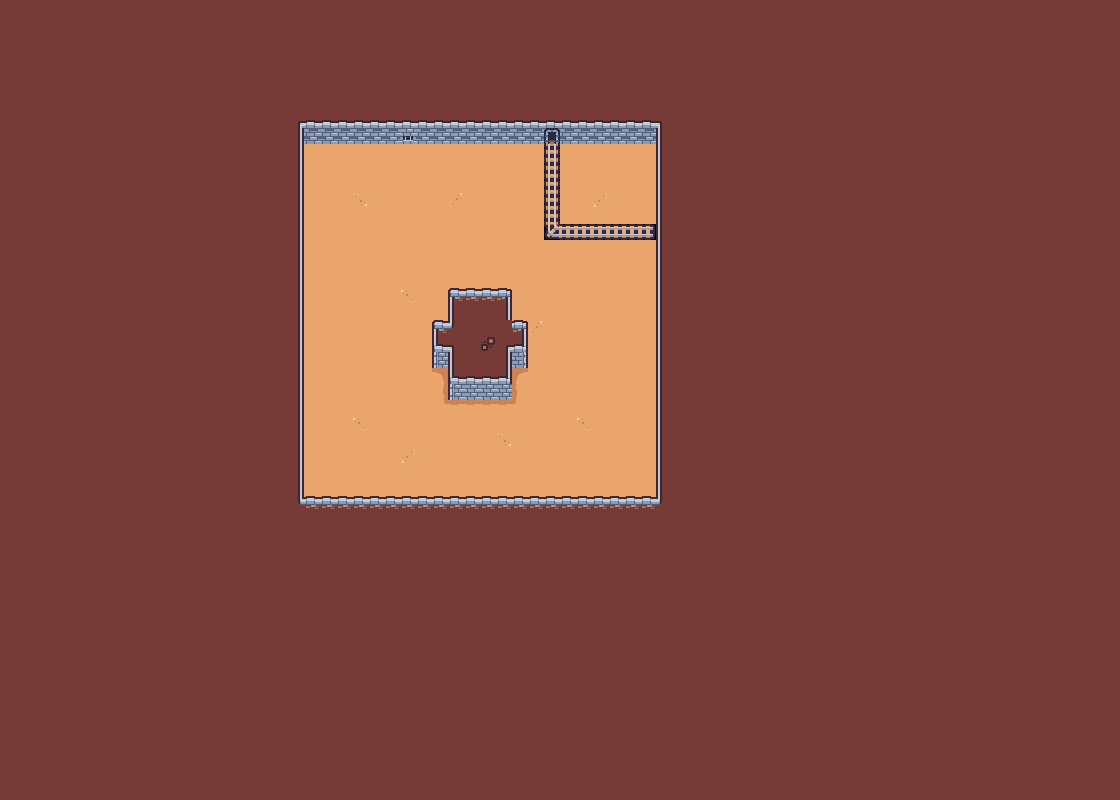

Below is a game level as drawn by its tile map, then a one-line description and the .tmx that defines it (tile-layer data replaced by summaries):
An orthogonal 70x50 tile map with 16x16 px tiles, 1 tile layer (layer0).

<map version="1.9" tiledversion="1.9.1" orientation="orthogonal" renderorder="right-down" width="70" height="50" tilewidth="16" tileheight="16" infinite="0" nextlayerid="2" nextobjectid="1">
 <editorsettings>
  <export target="lobby-tilemap.tmj" format="json" />
 </editorsettings>
 <tileset firstgid="1" name="lobby-tileset" tilewidth="16" tileheight="16" tilecount="132" columns="12">
  <image source="../client/public/assets/tilemaps/tinydungeon_packed.png" width="192" height="176" />
  <tile id="0">
   <properties>
    <property name="collide" type="bool" value="false" />
   </properties>
  </tile>
  <tile id="1">
   <properties>
    <property name="collide" type="bool" value="true" />
   </properties>
  </tile>
  <tile id="2">
   <properties>
    <property name="collide" type="bool" value="true" />
   </properties>
  </tile>
  <tile id="3">
   <properties>
    <property name="collide" type="bool" value="true" />
   </properties>
  </tile>
  <tile id="4">
   <properties>
    <property name="collide" type="bool" value="true" />
   </properties>
  </tile>
  <tile id="5">
   <properties>
    <property name="collide" type="bool" value="true" />
   </properties>
  </tile>
  <tile id="6">
   <properties>
    <property name="collide" type="bool" value="true" />
   </properties>
  </tile>
  <tile id="7">
   <properties>
    <property name="collide" type="bool" value="true" />
   </properties>
  </tile>
  <tile id="8">
   <properties>
    <property name="collide" type="bool" value="true" />
   </properties>
  </tile>
  <tile id="9">
   <properties>
    <property name="collide" type="bool" value="true" />
   </properties>
  </tile>
  <tile id="10">
   <properties>
    <property name="collide" type="bool" value="true" />
   </properties>
  </tile>
  <tile id="11">
   <properties>
    <property name="collide" type="bool" value="true" />
   </properties>
  </tile>
  <tile id="12">
   <properties>
    <property name="collide" type="bool" value="false" />
   </properties>
  </tile>
  <tile id="13">
   <properties>
    <property name="collide" type="bool" value="true" />
   </properties>
  </tile>
  <tile id="14">
   <properties>
    <property name="collide" type="bool" value="true" />
   </properties>
  </tile>
  <tile id="15">
   <properties>
    <property name="collide" type="bool" value="true" />
   </properties>
  </tile>
  <tile id="16">
   <properties>
    <property name="collide" type="bool" value="true" />
   </properties>
  </tile>
  <tile id="17">
   <properties>
    <property name="collide" type="bool" value="true" />
   </properties>
  </tile>
  <tile id="18">
   <properties>
    <property name="collide" type="bool" value="true" />
   </properties>
  </tile>
  <tile id="19">
   <properties>
    <property name="collide" type="bool" value="true" />
   </properties>
  </tile>
  <tile id="20">
   <properties>
    <property name="collide" type="bool" value="true" />
   </properties>
  </tile>
  <tile id="21">
   <properties>
    <property name="collide" type="bool" value="true" />
   </properties>
  </tile>
  <tile id="22">
   <properties>
    <property name="collide" type="bool" value="true" />
   </properties>
  </tile>
  <tile id="23">
   <properties>
    <property name="collide" type="bool" value="true" />
   </properties>
  </tile>
  <tile id="24">
   <properties>
    <property name="collide" type="bool" value="false" />
   </properties>
  </tile>
  <tile id="25">
   <properties>
    <property name="collide" type="bool" value="true" />
   </properties>
  </tile>
  <tile id="26">
   <properties>
    <property name="collide" type="bool" value="true" />
   </properties>
  </tile>
  <tile id="27">
   <properties>
    <property name="collide" type="bool" value="true" />
   </properties>
  </tile>
  <tile id="28">
   <properties>
    <property name="collide" type="bool" value="true" />
   </properties>
  </tile>
  <tile id="29">
   <properties>
    <property name="collide" type="bool" value="true" />
   </properties>
  </tile>
  <tile id="30">
   <properties>
    <property name="collide" type="bool" value="false" />
   </properties>
  </tile>
  <tile id="31">
   <properties>
    <property name="collide" type="bool" value="true" />
   </properties>
  </tile>
  <tile id="32">
   <properties>
    <property name="collide" type="bool" value="true" />
   </properties>
  </tile>
  <tile id="33">
   <properties>
    <property name="collide" type="bool" value="true" />
   </properties>
  </tile>
  <tile id="34">
   <properties>
    <property name="collide" type="bool" value="true" />
   </properties>
  </tile>
  <tile id="35">
   <properties>
    <property name="collide" type="bool" value="true" />
   </properties>
  </tile>
  <tile id="36">
   <properties>
    <property name="collide" type="bool" value="true" />
   </properties>
  </tile>
  <tile id="37">
   <properties>
    <property name="collide" type="bool" value="true" />
   </properties>
  </tile>
  <tile id="38">
   <properties>
    <property name="collide" type="bool" value="true" />
   </properties>
  </tile>
  <tile id="39">
   <properties>
    <property name="collide" type="bool" value="true" />
   </properties>
  </tile>
  <tile id="40">
   <properties>
    <property name="collide" type="bool" value="true" />
   </properties>
  </tile>
  <tile id="41">
   <properties>
    <property name="collide" type="bool" value="true" />
   </properties>
  </tile>
  <tile id="42">
   <properties>
    <property name="collide" type="bool" value="false" />
   </properties>
  </tile>
  <tile id="43">
   <properties>
    <property name="collide" type="bool" value="true" />
   </properties>
  </tile>
  <tile id="44">
   <properties>
    <property name="collide" type="bool" value="true" />
   </properties>
  </tile>
  <tile id="45">
   <properties>
    <property name="collide" type="bool" value="true" />
   </properties>
  </tile>
  <tile id="46">
   <properties>
    <property name="collide" type="bool" value="true" />
   </properties>
  </tile>
  <tile id="47">
   <properties>
    <property name="collide" type="bool" value="true" />
   </properties>
  </tile>
  <tile id="48">
   <properties>
    <property name="collide" type="bool" value="false" />
   </properties>
  </tile>
  <tile id="49">
   <properties>
    <property name="collide" type="bool" value="false" />
   </properties>
  </tile>
  <tile id="50">
   <properties>
    <property name="collide" type="bool" value="false" />
   </properties>
  </tile>
  <tile id="51">
   <properties>
    <property name="collide" type="bool" value="false" />
   </properties>
  </tile>
  <tile id="52">
   <properties>
    <property name="collide" type="bool" value="false" />
   </properties>
  </tile>
  <tile id="53">
   <properties>
    <property name="collide" type="bool" value="false" />
   </properties>
  </tile>
  <tile id="54">
   <properties>
    <property name="collide" type="bool" value="true" />
   </properties>
  </tile>
  <tile id="55">
   <properties>
    <property name="collide" type="bool" value="true" />
   </properties>
  </tile>
  <tile id="56">
   <properties>
    <property name="collide" type="bool" value="true" />
   </properties>
  </tile>
  <tile id="57">
   <properties>
    <property name="collide" type="bool" value="true" />
   </properties>
  </tile>
  <tile id="58">
   <properties>
    <property name="collide" type="bool" value="true" />
   </properties>
  </tile>
  <tile id="59">
   <properties>
    <property name="collide" type="bool" value="true" />
   </properties>
  </tile>
  <tile id="60">
   <properties>
    <property name="collide" type="bool" value="false" />
   </properties>
  </tile>
  <tile id="61">
   <properties>
    <property name="collide" type="bool" value="false" />
   </properties>
  </tile>
  <tile id="62">
   <properties>
    <property name="collide" type="bool" value="false" />
   </properties>
  </tile>
  <tile id="63">
   <properties>
    <property name="collide" type="bool" value="true" />
   </properties>
  </tile>
  <tile id="64">
   <properties>
    <property name="collide" type="bool" value="true" />
   </properties>
  </tile>
  <tile id="65">
   <properties>
    <property name="collide" type="bool" value="true" />
   </properties>
  </tile>
  <tile id="66">
   <properties>
    <property name="collide" type="bool" value="false" />
   </properties>
  </tile>
  <tile id="67">
   <properties>
    <property name="collide" type="bool" value="true" />
   </properties>
  </tile>
  <tile id="68">
   <properties>
    <property name="collide" type="bool" value="true" />
   </properties>
  </tile>
  <tile id="69">
   <properties>
    <property name="collide" type="bool" value="true" />
   </properties>
  </tile>
  <tile id="70">
   <properties>
    <property name="collide" type="bool" value="true" />
   </properties>
  </tile>
  <tile id="71">
   <properties>
    <property name="collide" type="bool" value="true" />
   </properties>
  </tile>
  <tile id="72">
   <properties>
    <property name="collide" type="bool" value="true" />
   </properties>
  </tile>
  <tile id="73">
   <properties>
    <property name="collide" type="bool" value="true" />
   </properties>
  </tile>
  <tile id="74">
   <properties>
    <property name="collide" type="bool" value="true" />
   </properties>
  </tile>
  <tile id="75">
   <properties>
    <property name="collide" type="bool" value="true" />
   </properties>
  </tile>
  <tile id="76">
   <properties>
    <property name="collide" type="bool" value="true" />
   </properties>
  </tile>
  <tile id="77">
   <properties>
    <property name="collide" type="bool" value="true" />
   </properties>
  </tile>
  <tile id="78">
   <properties>
    <property name="collide" type="bool" value="true" />
   </properties>
  </tile>
  <tile id="79">
   <properties>
    <property name="collide" type="bool" value="true" />
   </properties>
  </tile>
  <tile id="80">
   <properties>
    <property name="collide" type="bool" value="true" />
   </properties>
  </tile>
  <tile id="81">
   <properties>
    <property name="collide" type="bool" value="true" />
   </properties>
  </tile>
  <tile id="82">
   <properties>
    <property name="collide" type="bool" value="true" />
   </properties>
  </tile>
  <tile id="83">
   <properties>
    <property name="collide" type="bool" value="true" />
   </properties>
  </tile>
  <tile id="84">
   <properties>
    <property name="collide" type="bool" value="false" />
   </properties>
  </tile>
  <tile id="85">
   <properties>
    <property name="collide" type="bool" value="false" />
   </properties>
  </tile>
  <tile id="86">
   <properties>
    <property name="collide" type="bool" value="false" />
   </properties>
  </tile>
  <tile id="87">
   <properties>
    <property name="collide" type="bool" value="false" />
   </properties>
  </tile>
  <tile id="88">
   <properties>
    <property name="collide" type="bool" value="false" />
   </properties>
  </tile>
  <tile id="89">
   <properties>
    <property name="collide" type="bool" value="true" />
   </properties>
  </tile>
  <tile id="90">
   <properties>
    <property name="collide" type="bool" value="true" />
   </properties>
  </tile>
  <tile id="91">
   <properties>
    <property name="collide" type="bool" value="true" />
   </properties>
  </tile>
  <tile id="92">
   <properties>
    <property name="collide" type="bool" value="true" />
   </properties>
  </tile>
  <tile id="93">
   <properties>
    <property name="collide" type="bool" value="true" />
   </properties>
  </tile>
  <tile id="94">
   <properties>
    <property name="collide" type="bool" value="true" />
   </properties>
  </tile>
  <tile id="95">
   <properties>
    <property name="collide" type="bool" value="true" />
   </properties>
  </tile>
  <tile id="96">
   <properties>
    <property name="collide" type="bool" value="false" />
   </properties>
  </tile>
  <tile id="97">
   <properties>
    <property name="collide" type="bool" value="false" />
   </properties>
  </tile>
  <tile id="98">
   <properties>
    <property name="collide" type="bool" value="false" />
   </properties>
  </tile>
  <tile id="99">
   <properties>
    <property name="collide" type="bool" value="false" />
   </properties>
  </tile>
  <tile id="100">
   <properties>
    <property name="collide" type="bool" value="false" />
   </properties>
  </tile>
  <tile id="101">
   <properties>
    <property name="collide" type="bool" value="false" />
   </properties>
  </tile>
  <tile id="102">
   <properties>
    <property name="collide" type="bool" value="false" />
   </properties>
  </tile>
  <tile id="103">
   <properties>
    <property name="collide" type="bool" value="false" />
   </properties>
  </tile>
  <tile id="104">
   <properties>
    <property name="collide" type="bool" value="false" />
   </properties>
  </tile>
  <tile id="105">
   <properties>
    <property name="collide" type="bool" value="false" />
   </properties>
  </tile>
  <tile id="106">
   <properties>
    <property name="collide" type="bool" value="false" />
   </properties>
  </tile>
  <tile id="107">
   <properties>
    <property name="collide" type="bool" value="false" />
   </properties>
  </tile>
  <tile id="108">
   <properties>
    <property name="collide" type="bool" value="false" />
   </properties>
  </tile>
  <tile id="109">
   <properties>
    <property name="collide" type="bool" value="false" />
   </properties>
  </tile>
  <tile id="110">
   <properties>
    <property name="collide" type="bool" value="false" />
   </properties>
  </tile>
  <tile id="111">
   <properties>
    <property name="collide" type="bool" value="false" />
   </properties>
  </tile>
  <tile id="112">
   <properties>
    <property name="collide" type="bool" value="false" />
   </properties>
  </tile>
  <tile id="113">
   <properties>
    <property name="collide" type="bool" value="false" />
   </properties>
  </tile>
  <tile id="114">
   <properties>
    <property name="collide" type="bool" value="false" />
   </properties>
  </tile>
  <tile id="115">
   <properties>
    <property name="collide" type="bool" value="false" />
   </properties>
  </tile>
  <tile id="116">
   <properties>
    <property name="collide" type="bool" value="false" />
   </properties>
  </tile>
  <tile id="117">
   <properties>
    <property name="collide" type="bool" value="false" />
   </properties>
  </tile>
  <tile id="118">
   <properties>
    <property name="collide" type="bool" value="false" />
   </properties>
  </tile>
  <tile id="119">
   <properties>
    <property name="collide" type="bool" value="false" />
   </properties>
  </tile>
  <tile id="120">
   <properties>
    <property name="collide" type="bool" value="false" />
   </properties>
  </tile>
  <tile id="121">
   <properties>
    <property name="collide" type="bool" value="false" />
   </properties>
  </tile>
  <tile id="122">
   <properties>
    <property name="collide" type="bool" value="false" />
   </properties>
  </tile>
  <tile id="123">
   <properties>
    <property name="collide" type="bool" value="false" />
   </properties>
  </tile>
  <tile id="124">
   <properties>
    <property name="collide" type="bool" value="false" />
   </properties>
  </tile>
  <tile id="125">
   <properties>
    <property name="collide" type="bool" value="false" />
   </properties>
  </tile>
  <tile id="126">
   <properties>
    <property name="collide" type="bool" value="false" />
   </properties>
  </tile>
  <tile id="127">
   <properties>
    <property name="collide" type="bool" value="false" />
   </properties>
  </tile>
  <tile id="128">
   <properties>
    <property name="collide" type="bool" value="false" />
   </properties>
  </tile>
  <tile id="129">
   <properties>
    <property name="collide" type="bool" value="false" />
   </properties>
  </tile>
  <tile id="130">
   <properties>
    <property name="collide" type="bool" value="false" />
   </properties>
  </tile>
  <tile id="131">
   <properties>
    <property name="collide" type="bool" value="false" />
   </properties>
  </tile>
 </tileset>
 <layer id="1" name="layer0" width="70" height="50">
  <data>[3500 cells, 3500 non-empty, 29 distinct tile ids]</data>
 </layer>
</map>
